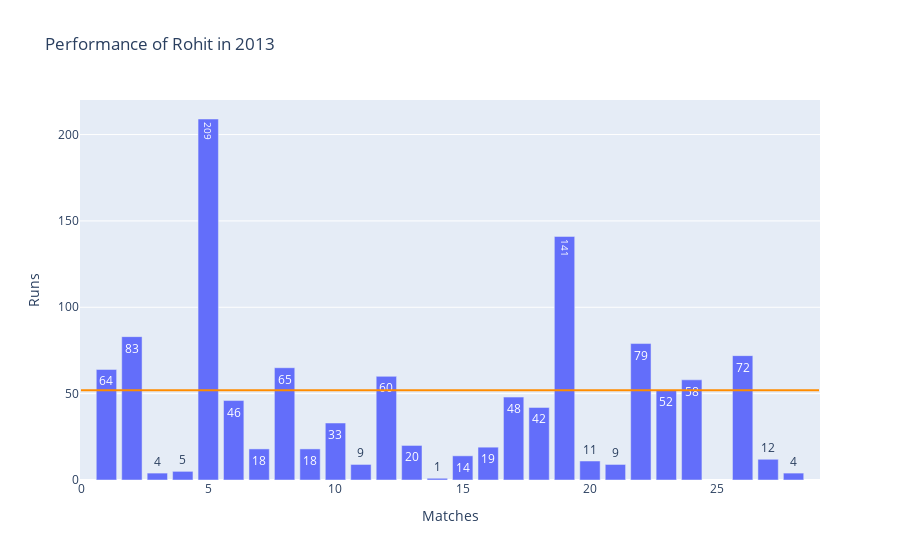
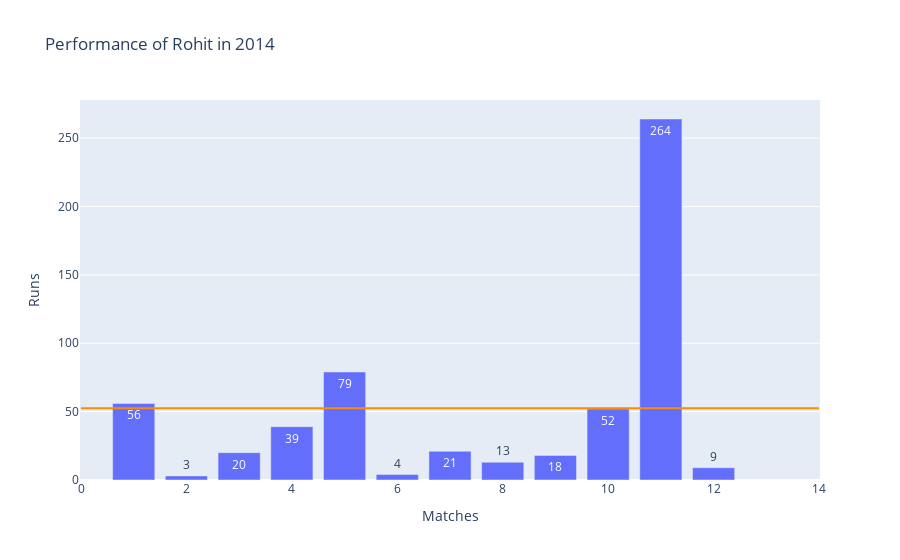
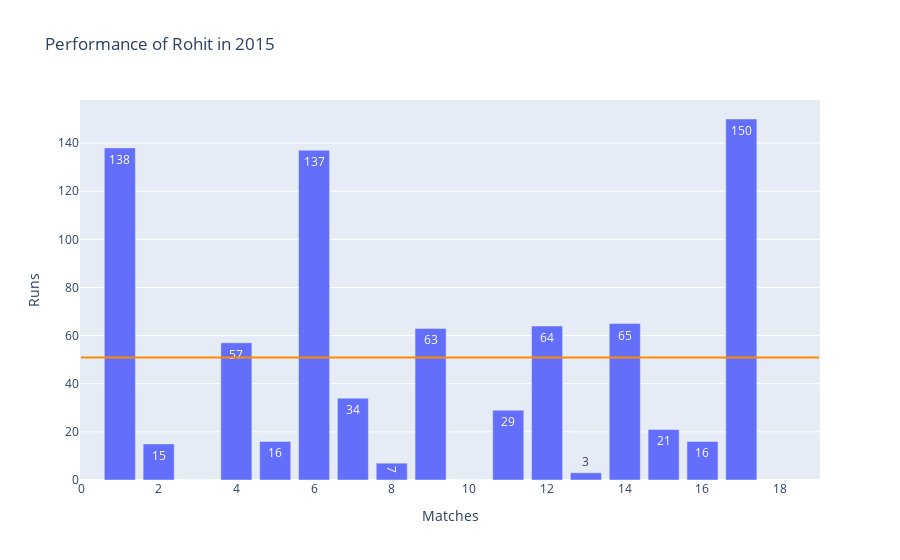
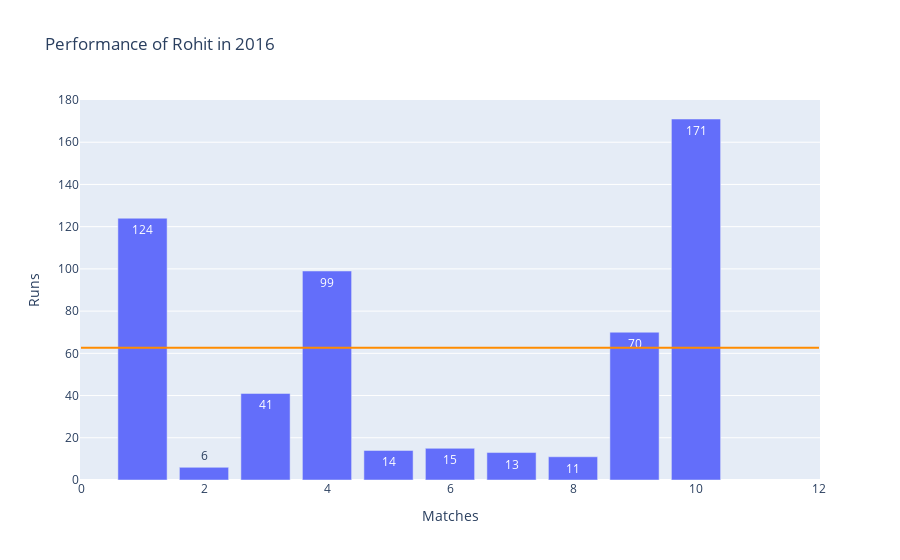

Write notebook code for charts like these, in order.
### Markdown cell above
### Let us consider the data from 2013, because that's when Rohit started opening the innings and his average just sky rocketed.

### Code cell
from plotly.subplots import make_subplots
avgs=[];num_matches_list =[];years=[];total_matches=[] ;num_matches_half_list=[]; stds=[]
for year_time in rohit_df[rohit_df["Year"] > 2012]["Year"].unique():
    df_year = rohit_df[rohit_df.Year==year_time]
    df_year.sort_values(by='Date',ascending=True,inplace=True)
    df_year.reset_index(inplace=True,drop=True)
    df_year.index=df_year.index+1
    df_year.dropna(inplace=True)
    fig=go.Figure()
    fig.add_trace(go.Bar(x=df_year.index,y=df_year["Runs"],text=df_year['Runs'],textposition='auto',hoverinfo='text'))
    #fig = px.bar(df_year,y="Runs",text="Runs",title="Rohit ODI Runs in "+str(year_time),labels={'_index':"Match"},
     #            color_continuous_midpoint="Runs")
    avg_year = np.round((np.sum(df_year['Runs']))/(df_year['not_out'].count()-df_year['not_out'].sum()),2)
    fig.add_shape(type='line', x0=0, y0=avg_year,x1=df_year.shape[0]+2,y1=avg_year,line=dict(
        color="DarkOrange",
        width=2
    ))
    fig.update_layout(title='Performance of Rohit in '+str(year_time),
                        xaxis_title="Matches",
                        yaxis_title="Runs")
    fig.show()
    std=np.round(np.std(df_year['Runs']),2)
    print("\tAverage Runs - "+str(year_time)+" = "+str(avg_year))
    print("\tStandard deviation of runs scored = "+ str(std))
    num_matches = df_year[df_year.Runs >=avg_year]['Runs'].count()
    num_matches_half = df_year[df_year.Runs <=avg_year/2]['Runs'].count()
    print("\tOut of "+str(df_year.shape[0])+" played in "+str(year_time)+" Rohit crossed his year's average in "+str(num_matches))
    print("\tTherefore, the percentage of crossing his Year's average in "+str(year_time)+" = "+str(np.round(num_matches/df_year.shape[0],3)*100)+"%")
    print("\tOut of "+str(df_year.shape[0])+" played in "+str(year_time)+" Rohit scored less than half of his year's average in "+str(num_matches_half))
    print("\tTherefore, the percentage of scoring less than half of his Year's average in "+str(year_time)+" = "+str(np.round(num_matches_half/df_year.shape[0],3)*100)+"%")
    print("\tNo of not out's = "+str(df_year['not_out'].sum()))
    years.append(year_time)
    avgs.append(avg_year)
    stds.append(std)
    num_matches_list.append(num_matches)
    num_matches_half_list.append(num_matches_half)
    total_matches.append(df_year.shape[0])

### Figure 1 — Plotly figure (JSON) as saved in the notebook; plotly's stock layout.template omitted (floating-point values rounded to 4 significant figures)
{"data": [{"hoverinfo": "text", "text": [64, 83, 4, 5, 209, 46, 18, 65, 18, 33, 9, 60, 20, 1, 14, 19, 48, 42, 141, 11, 9, 79, 52, 58, 72, 12, 4], "textposition": "auto", "type": "bar", "x": [1, 2, 3, 4, 5, 6, 7, 8, 9, 10, 11, 12, 13, 14, 15, 16, 17, 18, 19, 20, 21, 22, 23, 24, 26, 27, 28], "y": [64, 83, 4, 5, 209, 46, 18, 65, 18, 33, 9, 60, 20, 1, 14, 19, 48, 42, 141, 11, 9, 79, 52, 58, 72, 12, 4]}], "layout": {"shapes": [{"line": {"color": "DarkOrange", "width": 2}, "type": "line", "x0": 0, "x1": 29, "y0": 52, "y1": 52}], "title": {"text": "Performance of Rohit in 2013"}, "xaxis": {"title": {"text": "Matches"}}, "yaxis": {"title": {"text": "Runs"}}}}

### Figure 2 — Plotly figure (JSON) as saved in the notebook; plotly's stock layout.template omitted (floating-point values rounded to 4 significant figures)
{"data": [{"hoverinfo": "text", "text": [56, 3, 20, 39, 79, 4, 21, 13, 18, 52, 264, 9], "textposition": "auto", "type": "bar", "x": [1, 2, 3, 4, 5, 6, 7, 8, 9, 10, 11, 12], "y": [56, 3, 20, 39, 79, 4, 21, 13, 18, 52, 264, 9]}], "layout": {"shapes": [{"line": {"color": "DarkOrange", "width": 2}, "type": "line", "x0": 0, "x1": 14, "y0": 52.55, "y1": 52.55}], "title": {"text": "Performance of Rohit in 2014"}, "xaxis": {"title": {"text": "Matches"}}, "yaxis": {"title": {"text": "Runs"}}}}

### Figure 3 — Plotly figure (JSON) as saved in the notebook; plotly's stock layout.template omitted (floating-point values rounded to 4 significant figures)
{"data": [{"hoverinfo": "text", "text": [138, 15, 0, 57, 16, 137, 34, 7, 63, 0, 29, 64, 3, 65, 21, 16, 150], "textposition": "auto", "type": "bar", "x": [1, 2, 3, 4, 5, 6, 7, 8, 9, 10, 11, 12, 13, 14, 15, 16, 17], "y": [138, 15, 0, 57, 16, 137, 34, 7, 63, 0, 29, 64, 3, 65, 21, 16, 150]}], "layout": {"shapes": [{"line": {"color": "DarkOrange", "width": 2}, "type": "line", "x0": 0, "x1": 19, "y0": 50.94, "y1": 50.94}], "title": {"text": "Performance of Rohit in 2015"}, "xaxis": {"title": {"text": "Matches"}}, "yaxis": {"title": {"text": "Runs"}}}}

### Figure 4 — Plotly figure (JSON) as saved in the notebook; plotly's stock layout.template omitted (floating-point values rounded to 4 significant figures)
{"data": [{"hoverinfo": "text", "text": [124, 6, 41, 99, 14, 15, 13, 11, 70, 171], "textposition": "auto", "type": "bar", "x": [1, 2, 3, 4, 5, 6, 7, 8, 9, 10], "y": [124, 6, 41, 99, 14, 15, 13, 11, 70, 171]}], "layout": {"shapes": [{"line": {"color": "DarkOrange", "width": 2}, "type": "line", "x0": 0, "x1": 12, "y0": 62.67, "y1": 62.67}], "title": {"text": "Performance of Rohit in 2016"}, "xaxis": {"title": {"text": "Matches"}}, "yaxis": {"title": {"text": "Runs"}}}}
